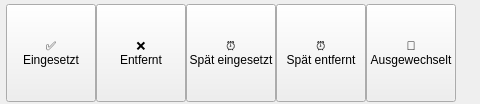
     <widget class="QWidget" name="ringContents">
      <property name="geometry">
       <rect>
        <x>0</x>
        <y>0</y>
        <width>480</width>
        <height>104</height>
       </rect>
      </property>
      <widget class="QPushButton" name="cardRingEingesetzt">
       <property name="geometry">
        <rect>
         <x>6</x>
         <y>4</y>
         <width>90</width>
         <height>98</height>
        </rect>
       </property>
       <property name="cursor">
        <cursorShape>PointingHandCursor</cursorShape>
       </property>
       <property name="text">
        <string>✅
Eingesetzt</string>
       </property>
       <property name="checkable">
        <bool>true</bool>
       </property>
       <property name="card" stdset="0">
        <string>true</string>
       </property>
      </widget>
      <widget class="QPushButton" name="cardRingEntfernt">
       <property name="geometry">
        <rect>
         <x>96</x>
         <y>4</y>
         <width>90</width>
         <height>98</height>
        </rect>
       </property>
       <property name="cursor">
        <cursorShape>PointingHandCursor</cursorShape>
       </property>
       <property name="text">
        <string>❌
Entfernt</string>
       </property>
       <property name="checkable">
        <bool>true</bool>
       </property>
       <property name="card" stdset="0">
        <string>true</string>
       </property>
      </widget>
      <widget class="QPushButton" name="cardRingSpatEin">
       <property name="geometry">
        <rect>
         <x>186</x>
         <y>4</y>
         <width>90</width>
         <height>98</height>
        </rect>
       </property>
       <property name="cursor">
        <cursorShape>PointingHandCursor</cursorShape>
       </property>
       <property name="text">
        <string>⏰
Spät eingesetzt</string>
       </property>
       <property name="checkable">
        <bool>true</bool>
       </property>
       <property name="card" stdset="0">
        <string>true</string>
       </property>
      </widget>
      <widget class="QPushButton" name="cardRingSpatEnt">
       <property name="geometry">
        <rect>
         <x>276</x>
         <y>4</y>
         <width>90</width>
         <height>98</height>
        </rect>
       </property>
       <property name="cursor">
        <cursorShape>PointingHandCursor</cursorShape>
       </property>
       <property name="text">
        <string>⏰
Spät entfernt</string>
       </property>
       <property name="checkable">
        <bool>true</bool>
       </property>
       <property name="card" stdset="0">
        <string>true</string>
       </property>
      </widget>
      <widget class="QPushButton" name="cardRingAusgewechselt">
       <property name="geometry">
        <rect>
         <x>366</x>
         <y>4</y>
         <width>90</width>
         <height>98</height>
        </rect>
       </property>
       <property name="cursor">
        <cursorShape>PointingHandCursor</cursorShape>
       </property>
       <property name="text">
        <string>🔄
Ausgewechselt</string>
       </property>
       <property name="checkable">
        <bool>true</bool>
       </property>
       <property name="card" stdset="0">
        <string>true</string>
       </property>
      </widget>
     </widget>
